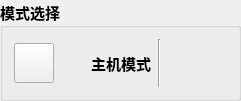
   <widget class="QGroupBox" name="groupBox_2">
    <property name="geometry">
     <rect>
      <x>20</x>
      <y>260</y>
      <width>241</width>
      <height>101</height>
     </rect>
    </property>
    <property name="font">
     <font>
      <family>微软雅黑</family>
      <pointsize>11</pointsize>
      <bold>true</bold>
     </font>
    </property>
    <property name="title">
     <string>模式选择</string>
    </property>
    <layout class="QHBoxLayout" name="horizontalLayout_10">
     <item>
      <layout class="QHBoxLayout" name="horizontalLayout_9">
       <item>
        <widget class="QPushButton" name="pushButtonZhuji">
         <property name="minimumSize">
          <size>
           <width>40</width>
           <height>40</height>
          </size>
         </property>
         <property name="maximumSize">
          <size>
           <width>40</width>
           <height>40</height>
          </size>
         </property>
         <property name="styleSheet">
          <string notr="true">border-image: url(:/img/server.png);</string>
         </property>
         <property name="text">
          <string/>
         </property>
        </widget>
       </item>
       <item>
        <widget class="QLabel" name="labelDUANKAI">
         <property name="maximumSize">
          <size>
           <width>25</width>
           <height>25</height>
          </size>
         </property>
         <property name="styleSheet">
          <string notr="true">border-image: url(:/img/discon.png);</string>
         </property>
         <property name="text">
          <string/>
         </property>
        </widget>
       </item>
       <item>
        <widget class="QLabel" name="labelmod">
         <property name="text">
          <string>主机模式</string>
         </property>
        </widget>
       </item>
       <item>
        <widget class="Line" name="line">
         <property name="orientation">
          <enum>Qt::Orientation::Vertical</enum>
         </property>
        </widget>
       </item>
       <item>
        <widget class="QLabel" name="label_6wIFI">
         <property name="styleSheet">
          <string notr="true">border-image: url(:/img/wifi_off.png);</string>
         </property>
         <property name="text">
          <string/>
         </property>
        </widget>
       </item>
      </layout>
     </item>
    </layout>
   </widget>
